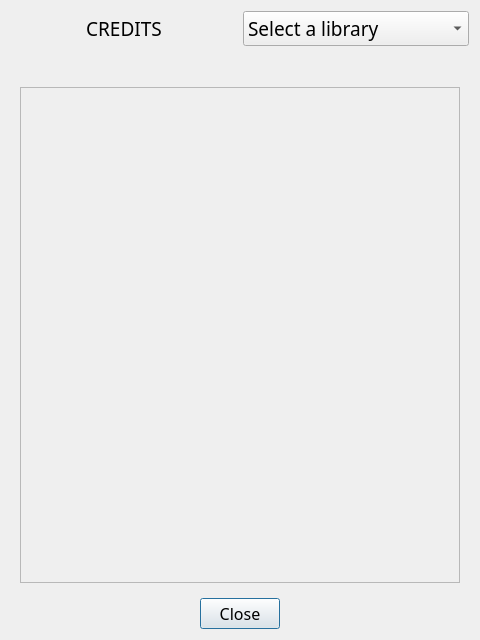
<?xml version="1.0" encoding="UTF-8"?>
<ui version="4.0">
 <class>dialog_osl</class>
 <widget class="QDialog" name="dialog_osl">
  <property name="windowModality">
   <enum>Qt::WindowModality::WindowModal</enum>
  </property>
  <property name="geometry">
   <rect>
    <x>0</x>
    <y>0</y>
    <width>480</width>
    <height>640</height>
   </rect>
  </property>
  <property name="minimumSize">
   <size>
    <width>480</width>
    <height>640</height>
   </size>
  </property>
  <property name="maximumSize">
   <size>
    <width>480</width>
    <height>640</height>
   </size>
  </property>
  <property name="font">
   <font>
    <family>Gabriola</family>
    <pointsize>12</pointsize>
   </font>
  </property>
  <property name="acceptDrops">
   <bool>false</bool>
  </property>
  <property name="windowTitle">
   <string>Open Source Licenses - Notice</string>
  </property>
  <property name="windowIcon">
   <iconset resource="resources.qrc">
    <normaloff>:/img/logo-bridge-2</normaloff>:/img/logo-bridge-2</iconset>
  </property>
  <property name="locale">
   <locale language="English" country="UnitedKingdom"/>
  </property>
  <property name="sizeGripEnabled">
   <bool>false</bool>
  </property>
  <property name="modal">
   <bool>true</bool>
  </property>
  <layout class="QGridLayout" name="gridLayout_2">
   <item row="0" column="1">
    <widget class="QComboBox" name="select_library">
     <property name="minimumSize">
      <size>
       <width>150</width>
       <height>0</height>
      </size>
     </property>
     <property name="font">
      <font>
       <family>Gabriola</family>
       <pointsize>14</pointsize>
      </font>
     </property>
     <property name="locale">
      <locale language="English" country="UnitedKingdom"/>
     </property>
     <property name="currentText">
      <string>Select a library</string>
     </property>
     <item>
      <property name="text">
       <string>Select a library</string>
      </property>
     </item>
     <item>
      <property name="text">
       <string>Markitdown</string>
      </property>
     </item>
     <item>
      <property name="text">
       <string>PySide6</string>
      </property>
     </item>
    </widget>
   </item>
   <item row="1" column="0" colspan="2">
    <widget class="QFrame" name="frame_container_osl">
     <property name="frameShape">
      <enum>QFrame::Shape::NoFrame</enum>
     </property>
     <property name="frameShadow">
      <enum>QFrame::Shadow::Raised</enum>
     </property>
     <layout class="QGridLayout" name="gridLayout">
      <item row="1" column="0">
       <widget class="QScrollArea" name="scrollArea">
        <property name="widgetResizable">
         <bool>true</bool>
        </property>
        <widget class="QWidget" name="scrollAreaWidgetContents">
         <property name="geometry">
          <rect>
           <x>0</x>
           <y>0</y>
           <width>442</width>
           <height>515</height>
          </rect>
         </property>
         <layout class="QGridLayout" name="gridLayout_3">
          <item row="0" column="0">
           <widget class="QLabel" name="text_container_license">
            <property name="maximumSize">
             <size>
              <width>424</width>
              <height>16777215</height>
             </size>
            </property>
            <property name="font">
             <font>
              <family>Times New Roman</family>
              <pointsize>12</pointsize>
             </font>
            </property>
            <property name="text">
             <string/>
            </property>
            <property name="textFormat">
             <enum>Qt::TextFormat::MarkdownText</enum>
            </property>
            <property name="wordWrap">
             <bool>true</bool>
            </property>
            <property name="openExternalLinks">
             <bool>true</bool>
            </property>
            <property name="textInteractionFlags">
             <set>Qt::TextInteractionFlag::LinksAccessibleByMouse|Qt::TextInteractionFlag::TextSelectableByMouse</set>
            </property>
           </widget>
          </item>
         </layout>
        </widget>
       </widget>
      </item>
      <item row="0" column="0">
       <widget class="QLabel" name="url_osl">
        <property name="minimumSize">
         <size>
          <width>0</width>
          <height>20</height>
         </size>
        </property>
        <property name="maximumSize">
         <size>
          <width>444</width>
          <height>20</height>
         </size>
        </property>
        <property name="text">
         <string/>
        </property>
        <property name="textFormat">
         <enum>Qt::TextFormat::MarkdownText</enum>
        </property>
        <property name="alignment">
         <set>Qt::AlignmentFlag::AlignBottom|Qt::AlignmentFlag::AlignLeading|Qt::AlignmentFlag::AlignLeft</set>
        </property>
        <property name="openExternalLinks">
         <bool>true</bool>
        </property>
       </widget>
      </item>
     </layout>
    </widget>
   </item>
   <item row="0" column="0">
    <widget class="QLabel" name="info_osl">
     <property name="maximumSize">
      <size>
       <width>300</width>
       <height>16777215</height>
      </size>
     </property>
     <property name="font">
      <font>
       <family>Gabriola</family>
       <pointsize>14</pointsize>
      </font>
     </property>
     <property name="text">
      <string>CREDITS</string>
     </property>
     <property name="textFormat">
      <enum>Qt::TextFormat::PlainText</enum>
     </property>
     <property name="scaledContents">
      <bool>false</bool>
     </property>
     <property name="alignment">
      <set>Qt::AlignmentFlag::AlignCenter</set>
     </property>
    </widget>
   </item>
   <item row="2" column="0" colspan="2">
    <widget class="QDialogButtonBox" name="close_dialog_osl">
     <property name="orientation">
      <enum>Qt::Orientation::Horizontal</enum>
     </property>
     <property name="standardButtons">
      <set>QDialogButtonBox::StandardButton::Close</set>
     </property>
     <property name="centerButtons">
      <bool>true</bool>
     </property>
    </widget>
   </item>
  </layout>
 </widget>
 <resources>
  <include location="resources.qrc"/>
 </resources>
 <connections>
  <connection>
   <sender>close_dialog_osl</sender>
   <signal>accepted()</signal>
   <receiver>dialog_osl</receiver>
   <slot>accept()</slot>
   <hints>
    <hint type="sourcelabel">
     <x>248</x>
     <y>254</y>
    </hint>
    <hint type="destinationlabel">
     <x>157</x>
     <y>274</y>
    </hint>
   </hints>
  </connection>
  <connection>
   <sender>close_dialog_osl</sender>
   <signal>rejected()</signal>
   <receiver>dialog_osl</receiver>
   <slot>reject()</slot>
   <hints>
    <hint type="sourcelabel">
     <x>316</x>
     <y>260</y>
    </hint>
    <hint type="destinationlabel">
     <x>286</x>
     <y>274</y>
    </hint>
   </hints>
  </connection>
 </connections>
</ui>
